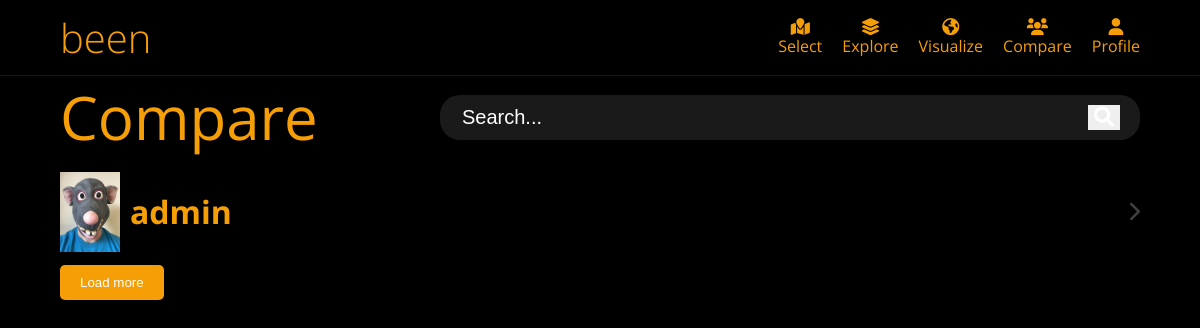
Screenshot of /compare/ (signed in) with the database file from the repository.
### account/models.py (models this page shows, shortened)
class Profile(models.Model):
    user = models.OneToOneField(User, on_delete=models.CASCADE)
    slug = models.SlugField(max_length=255, blank=True)
    avatar = models.ImageField(upload_to=user_directory_path, default="users/avatar.jpg")
    bio = models.TextField(max_length=500, blank=True)
    countries = models.ManyToManyField(Country, blank=True)
    continents = models.ManyToManyField(Continent, blank=True)
    cities = models.ManyToManyField(City, blank=True)
    airports = models.ManyToManyField(Airport, blank=True)
    friends = models.ManyToManyField(User, blank=True, related_name="friends")
    def total_countries_visited(self):
        return self.countries.count()

### compare/views.py (the view)
# urls.py: path("", views.view_all, name="view_all"),
@login_required
def view_all(request):
    profiles = Profile.objects.exclude(user=request.user)[:1]
    search_form = SearchForm(request.GET or None)
    q = request.GET.get("q", "")
    results = []
    if q:
        results = Profile.objects.filter(slug__icontains=q).exclude(user=request.user)
        return render(request, "compare/all.html", {"search_form": search_form, "profiles": results})
    return render(request, "compare/all.html", {"search_form": search_form, "profiles": profiles})

### core/forms.py
class SearchForm(forms.Form):
    q = forms.CharField(required=False, widget=forms.TextInput(attrs={'class': '', 'placeholder': 'Search...'}))

### account/context_processors.py (called while the page is built)
def avatar(request):
    context = {}
    if request.user.is_authenticated:
        avatar = Profile.objects.get(user=request.user)
        context["avatar"] = avatar
    return context

def total_countries_visited(request):
    context = {}
    if request.user.is_authenticated:
        profile = Profile.objects.get(user=request.user)
        context["total_countries_visited"] = profile.total_countries_visited()
    return context

### templates/compare/all.html (shortened to what this page needs)
{% extends '../base.html' %}
{% block content %}
<div class="search">
    <h1 class="title no-margin">Compare</h1>
    <form action="" method="GET" class="search-bar">
        {{ search_form.q }}
        <button type="submit" class="search-icon"><i class="fa-solid fa-magnifying-glass"></i></button>
    </form>
</div>
{% if profiles %}
    {% for profile in profiles %}
    <div class="select-card-container single-profile">
        <a href="{% url 'compare:compare' profile.slug %}">
            <div class="select-card">
                <div class="info">
                    <img src="{{profile.avatar.url}}" alt="{{profile.user.username}}">
                    <h3>{{profile.user.username}}</h3>
                </div>
                <i class="fa-solid fa-chevron-right"></i>
            </div>
        </a>
    </div>
    {% endfor %}
    <div class="load-more-btn" id="btn">
        <button class="btn" type="button" onclick="loadMoreProfiles()">Load more</button>
    </div>
{% else %}
    <p class="no-margin error">There are no users that match with "{{ request.GET.q }}".</p>
{% endif %}
{% endblock %}

### static/css/main.css (style rules this page uses)
:root { --font: "Open Sans", sans-serif; --black: #000; --white: #fff; --grey: #181818; --grey2: #404040; --primary: #f59e06; --primary-hover: #c6830e; --green: #75D559; --blue: #438FD3; --red: #C44659; --orange: #F09500; }
html { box-sizing: border-box; font-size: 62.5%; }
*, *:before, *:after { box-sizing: inherit; }
body { font-family: var(--font); font-size: 1.6rem; margin: 0; background-color: var(--black); }
a { text-decoration: none; }
h1 { font-size: 4.8rem; }
h3 { font-size: 3.2rem; }
img { max-width: 100%; }
.btn { background-color: var(--primary); color: var(--white); padding: 1rem 2rem; border-radius: .5rem; font-weight: 400; cursor: pointer; border: none; }
.search { display: flex; align-items: center; justify-content: space-between; }
.search-bar { width: 100%; max-width: 70rem; background: rgba(255, 255,255,0.1); display: flex; align-items: center; border-radius: 2rem; padding: 1rem 2rem; }
::placeholder { color: var(--white) }
.search-bar input { background: transparent; flex: 1; border: 0; outline: none; font-size: 2rem; color: var(--white); }
.search-bar .search-icon { color: var(--white); font-size: 2rem; border: none; }
.no-margin { margin: 0; }
.title { color: var(--primary); font-size: 6rem; font-weight: 400; }
.select-card-container .select-card { display: flex; align-items: center; justify-content: space-between; }
.select-card .info { display: flex; align-items: center; gap: 1rem; }
.select-card .info img { width: 6rem; }
.select-card .info h3 { color: var(--primary); }
.select-card i { color: var(--grey2); font-size: 2rem; }

### rows the page displays
Profile: avatar (picture), user.username "admin"
